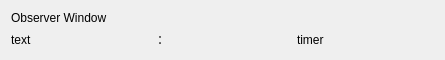
<?xml version="1.0" encoding="UTF-8"?>
<ui version="4.0">
 <class>Form2</class>
 <widget class="QWidget" name="Form2">
  <property name="geometry">
   <rect>
    <x>0</x>
    <y>0</y>
    <width>445</width>
    <height>56</height>
   </rect>
  </property>
  <property name="windowTitle">
   <string>Form</string>
  </property>
  <layout class="QVBoxLayout" name="verticalLayout">
   <item>
    <widget class="QLabel" name="label">
     <property name="text">
      <string>Observer Window</string>
     </property>
    </widget>
   </item>
   <item>
    <layout class="QHBoxLayout" name="horizontalLayout">
     <item>
      <widget class="QLabel" name="label_2">
       <property name="text">
        <string>text</string>
       </property>
      </widget>
     </item>
     <item>
      <widget class="QLabel" name="label_4">
       <property name="text">
        <string>：</string>
       </property>
      </widget>
     </item>
     <item>
      <widget class="QLabel" name="label_timer">
       <property name="text">
        <string>timer</string>
       </property>
      </widget>
     </item>
    </layout>
   </item>
  </layout>
 </widget>
 <resources/>
 <connections/>
</ui>
